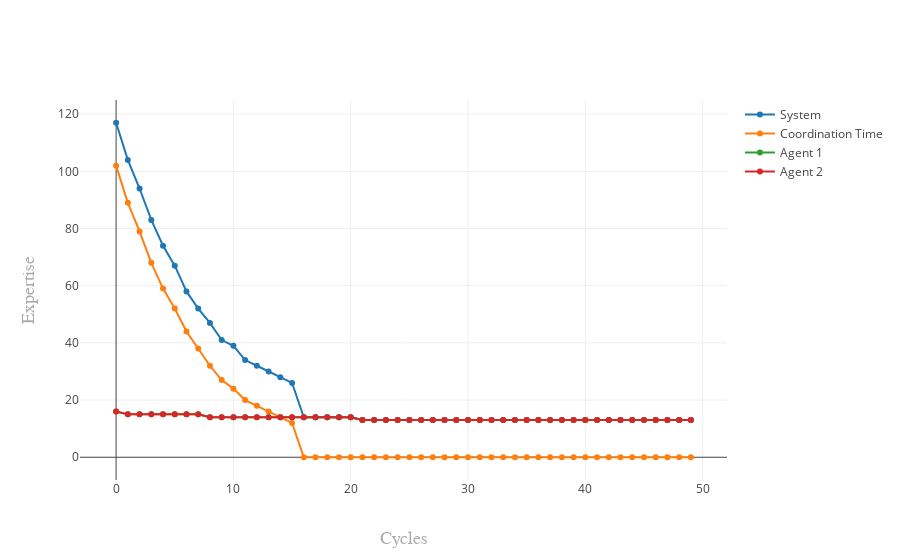

Here is the notebook cell this chart was saved with:
### Code cell
my_workplace.plot_performance()

### Figure 1 — Plotly figure (JSON) as saved in the notebook; plotly's stock layout.template omitted (floating-point values rounded to 4 significant figures)
{"data": [{"mode": "lines+markers", "name": "System", "type": "scatter", "uid": "18f28bcb-3e3a-4d1c-88df-6083ecc3be81", "x": [0, 1, 2, 3, 4, 5, 6, 7, 8, 9, 10, 11, 12, 13, 14, 15, 16, 17, 18, 19, 20, 21, 22, 23, 24, 25, 26, 27, 28, 29, 30, 31, 32, 33, 34, 35, 36, 37, 38, 39, 40, 41, 42, 43, 44, 45, 46, 47, 48, 49], "y": [117, 104, 94, 83, 74, 67, 58, 52, 47, 41, 39, 34, 32, 30, 28, 26, 14, 14, 14, 14, 14, 13, 13, 13, 13, 13, 13, 13, 13, 13, 13, 13, 13, 13, 13, 13, 13, 13, 13, 13, 13, 13, 13, 13, 13, 13, 13, 13, 13, 13]}, {"mode": "lines+markers", "name": "Coordination Time", "type": "scatter", "uid": "5fdf8072-4f7b-4085-8bfe-6052c885ed8c", "x": [0, 1, 2, 3, 4, 5, 6, 7, 8, 9, 10, 11, 12, 13, 14, 15, 16, 17, 18, 19, 20, 21, 22, 23, 24, 25, 26, 27, 28, 29, 30, 31, 32, 33, 34, 35, 36, 37, 38, 39, 40, 41, 42, 43, 44, 45, 46, 47, 48, 49], "y": [102, 89, 79, 68, 59, 52, 44, 38, 32, 27, 24, 20, 18, 16, 14, 12, 0, 0, 0, 0, 0, 0, 0, 0, 0, 0, 0, 0, 0, 0, 0, 0, 0, 0, 0, 0, 0, 0, 0, 0, 0, 0, 0, 0, 0, 0, 0, 0, 0, 0]}, {"mode": "lines+markers", "name": "Agent 1", "type": "scatter", "uid": "42ed3531-169f-46b2-a479-88d407e9c3a9", "x": [0, 1, 2, 3, 4, 5, 6, 7, 8, 9, 10, 11, 12, 13, 14, 15, 16, 17, 18, 19, 20, 21, 22, 23, 24, 25, 26, 27, 28, 29, 30, 31, 32, 33, 34, 35, 36, 37, 38, 39, 40, 41, 42, 43, 44, 45, 46, 47, 48, 49], "y": [16, 15, 15, 15, 15, 15, 15, 15, 14, 14, 14, 14, 14, 14, 14, 14, 14, 14, 14, 14, 14, 13, 13, 13, 13, 13, 13, 13, 13, 13, 13, 13, 13, 13, 13, 13, 13, 13, 13, 13, 13, 13, 13, 13, 13, 13, 13, 13, 13, 13]}, {"mode": "lines+markers", "name": "Agent 2", "type": "scatter", "uid": "7591658c-587a-4c6f-b375-6b44a105458e", "x": [0, 1, 2, 3, 4, 5, 6, 7, 8, 9, 10, 11, 12, 13, 14, 15, 16, 17, 18, 19, 20, 21, 22, 23, 24, 25, 26, 27, 28, 29, 30, 31, 32, 33, 34, 35, 36, 37, 38, 39, 40, 41, 42, 43, 44, 45, 46, 47, 48, 49], "y": [16, 15, 15, 15, 15, 15, 15, 15, 14, 14, 14, 14, 14, 14, 14, 14, 14, 14, 14, 14, 14, 13, 13, 13, 13, 13, 13, 13, 13, 13, 13, 13, 13, 13, 13, 13, 13, 13, 13, 13, 13, 13, 13, 13, 13, 13, 13, 13, 13, 13]}], "layout": {"xaxis": {"title": "Cycles", "titlefont": {"color": "darkgrey", "family": "Arial, sans-serif", "size": 18}}, "yaxis": {"title": "Expertise", "titlefont": {"color": "darkgrey", "family": "Arial, sans-serif", "size": 18}}}}
